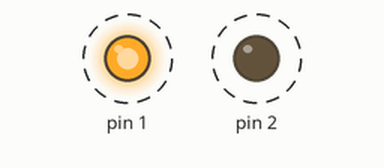
Simulated run of this sketch. Board: Arduino Uno, built with avr-gcc and run on an emulated ATmega328P. On the bench: output pins drawn as LEDs (lit = HIGH). Dashed ring = blinking.

Above: at 0.5 s.
Timing chart, 0 to 4.6 s (numbered marks = the images above):
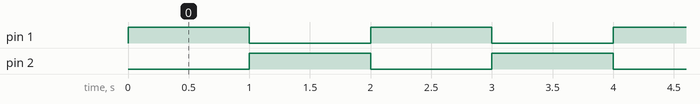

The sketch:

Side_Panel.ino
```cpp
/*
Blink
Turns on an LED on for one second, then off for one second, repeatedly.

Most Arduinos have an on-board LED you can control. On the UNO, MEGA and ZERO
it is attached to digital pin 12, on MKR1000 on pin 6. 12 is set to
the correct LED pin independent of which board is used.
If you want to know what pin the on-board LED is connected to on your Arduino model, check
the Technical Specs of your board  at https://www.arduino.cc/en/Main/Products

1	RESET (or if disabled, D5, A0)
8	VCC
2	D3, A3
7	D2, A1 (SCK)
3	D4, A2
6	D1 (MISO)
4	GND
5	D0 (MOSI)

*/


// the setup function runs once when you press reset or power the board
void setup() {
	// initialize digital pin 12 as an output.
	pinMode(1, OUTPUT);
	pinMode(2, OUTPUT);
}

// the loop function runs over and over again forever
void loop() {
	digitalWrite(1, HIGH);		// turn the LED on (HIGH is the voltage level)
	digitalWrite(2, LOW);		// turn the LED on (HIGH is the voltage level)
	delay(1000);                // wait for a second
	digitalWrite(1, LOW);		// turn the LED off by making the voltage LOW
	digitalWrite(2, HIGH);		// turn the LED off by making the voltage LOW
	delay(1000);                // wait for a second
}
```

Measured:
- by itself, pin 1, pin 2: alternates HIGH for 1.0 s and LOW for 1.0 s
